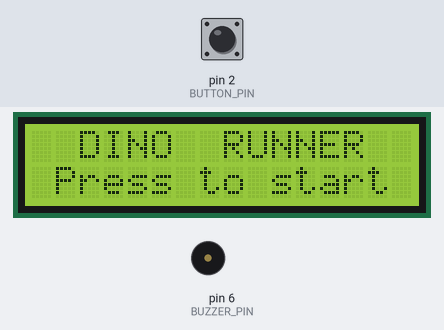
Simulated run of this sketch. Board: Arduino Nano, built with avr-gcc and run on an emulated ATmega328P. Parts: 16×2 character LCD, buzzer (waves = sounding). Inputs (shaded band) come from the test bench; at power-on: pin 2 (BUTTON_PIN) HIGH. Random numbers use the default seed unless the sketch sets one.

Above: at 4.3 s.
4.4 s: pin 2 (BUTTON_PIN) pulled LOW for 0.15 s
At 4.8 s:
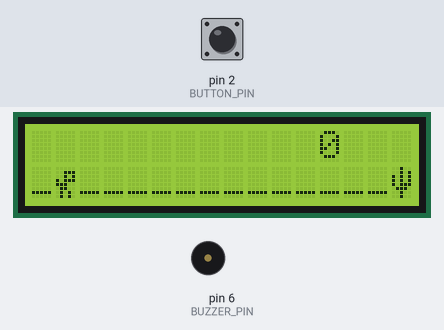
7.4 s: pin 2 (BUTTON_PIN) pulled LOW for 1 s
At 7.68 s:
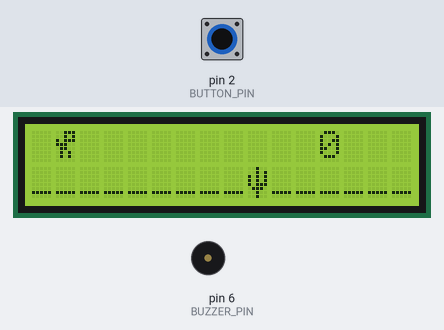
10.4 s: pin 2 (BUTTON_PIN) pulled LOW for 0.15 s
At 11.3 s:
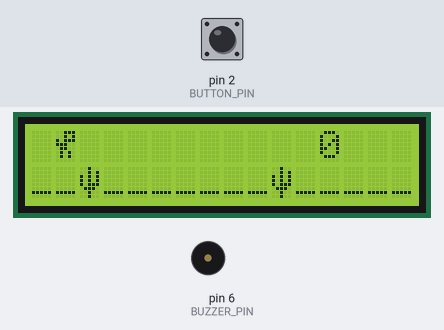
13.5 s: pin 2 (BUTTON_PIN) pulled LOW for 3.2 s
At 14.4 s:
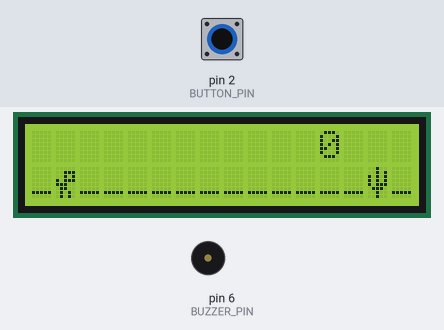
19.7 s: pin 2 (BUTTON_PIN) pulled LOW for 0.15 s
At 20.79 s:
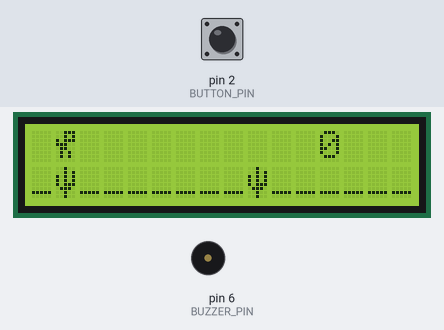
22.8 s: pin 2 (BUTTON_PIN) pulled LOW for 1 s
At 23.4 s:
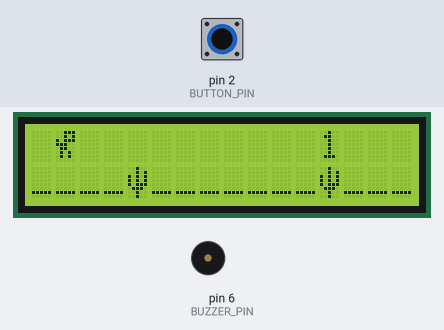
Timing chart, 0 to 27.0 s (numbered marks = the images above; inputs shaded):
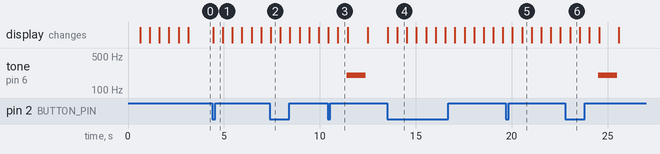

Measured:
- after the input at 4.4 s, the display: changes at once (image 1)
- after the input at 13.5 s, the display: first changes at once (image 4 shows a later state)
- what the display in image 2 shows lasts 0.5 s, from 7.4 s to 7.9 s

The sketch:

dino_game.ino
```cpp
// Chrome Dino Game for Arduino Nano with 16x2 I2C LCD
// Button on D2, Buzzer on D6, LCD on A4(SDA) and A5(SCL)
// Jump over cacti to survive!

#include <Wire.h>
#include <LiquidCrystal_I2C.h>

// LCD I2C address (usually 0x27 or 0x3F)
LiquidCrystal_I2C lcd(0x27, 16, 2);

// Pin definitions
const int BUTTON_PIN = 2;
const int BUZZER_PIN = 6;

// Game variables
int dinoRow = 1;          // Dino position (0 = jumping, 1 = ground)
int dinoCol = 1;          // Dino column (fixed)
bool isJumping = false;
int jumpCounter = 0;
const int JUMP_DURATION = 3; // How long dino stays in air

// Obstacle variables
int obstacle1Pos = 16;    // First obstacle position
int obstacle2Pos = 24;    // Second obstacle position
int obstacle3Pos = 32;    // Third obstacle position
const int OBSTACLE_SPEED = 1;

// Game state
int score = 0;
int gameSpeed = 500;      // Game update interval (gets faster)
bool gameOver = false;
bool gameStarted = false;
unsigned long lastUpdate = 0;
bool buttonPressed = false;
bool lastButtonState = false;

// Custom characters
byte dino[8] = {
  B00000,
  B00111,
  B00101,
  B10111,
  B11100,
  B01100,
  B01010,
  B01010
};

byte dinoJump[8] = {
  B00111,
  B00101,
  B10111,
  B11100,
  B01100,
  B01010,
  B01010,
  B00000
};

byte cactus[8] = {
  B00100,
  B00101,
  B10101,
  B10101,
  B10111,
  B01110,
  B00100,
  B00100
};

byte ground[8] = {
  B00000,
  B00000,
  B00000,
  B00000,
  B00000,
  B00000,
  B11111,
  B00000
};

void setup() {
  Serial.begin(9600);

  // Setup I2C LCD
  lcd.init();
  lcd.backlight();

  // Create custom characters
  lcd.createChar(0, dino);      // Running dino
  lcd.createChar(1, dinoJump);  // Jumping dino
  lcd.createChar(2, cactus);    // Cactus obstacle
  lcd.createChar(3, ground);    // Ground line

  // Setup pins
  pinMode(BUTTON_PIN, INPUT_PULLUP);
  pinMode(BUZZER_PIN, OUTPUT);

  // Show start screen
  showStartScreen();

  // Initialize random seed
  randomSeed(analogRead(0));
}

void loop() {
  unsigned long currentTime = millis();

  // Read button with debouncing
  bool currentButtonState = !digitalRead(BUTTON_PIN);
  if (currentButtonState && !lastButtonState) {
    buttonPressed = true;
  }
  lastButtonState = currentButtonState;

  if (!gameStarted) {
    if (buttonPressed) {
      startGame();
      buttonPressed = false;
    }
    return;
  }

  if (gameOver) {
    if (buttonPressed) {
      resetGame();
      buttonPressed = false;
    }
    return;
  }

  // Update game
  if (currentTime - lastUpdate >= gameSpeed) {
    updateGame();
    drawGame();
    lastUpdate = currentTime;
  }
}

void startGame() {
  gameStarted = true;
  gameOver = false;
  dinoRow = 1;
  isJumping = false;
  jumpCounter = 0;
  obstacle1Pos = 16;
  obstacle2Pos = 24;
  obstacle3Pos = 32;
  score = 0;
  gameSpeed = 500;
}

void resetGame() {
  startGame();
}

void updateGame() {
  // Handle dino jump
  if (buttonPressed && !isJumping) {
    isJumping = true;
    jumpCounter = JUMP_DURATION;
    dinoRow = 0;  // Move to top row
    buttonPressed = false;
  }

  // Handle jump physics
  if (isJumping) {
    jumpCounter--;
    if (jumpCounter <= 0) {
      isJumping = false;
      dinoRow = 1;  // Back to ground
    }
  }

  // Move obstacles
  obstacle1Pos -= OBSTACLE_SPEED;
  obstacle2Pos -= OBSTACLE_SPEED;
  obstacle3Pos -= OBSTACLE_SPEED;

  // Reset obstacles when they go off screen
  if (obstacle1Pos < 0) {
    obstacle1Pos = 16 + random(8, 16);
    score++;
    increaseSpeed();
  }

  if (obstacle2Pos < 0) {
    obstacle2Pos = 16 + random(8, 16);
    score++;
    increaseSpeed();
  }

  if (obstacle3Pos < 0) {
    obstacle3Pos = 16 + random(8, 16);
    score++;
    increaseSpeed();
  }

  // Check collisions
  checkCollisions();
}

void checkCollisions() {
  // Check collision with each obstacle
  if ((obstacle1Pos == dinoCol && dinoRow == 1) ||
      (obstacle2Pos == dinoCol && dinoRow == 1) ||
      (obstacle3Pos == dinoCol && dinoRow == 1)) {
    gameOver = true;
    playTone(200, 1000);  // Game over sound
  }
}

void increaseSpeed() {
  // Increase game speed every few points
  if (score % 3 == 0 && gameSpeed > 150) {
    gameSpeed -= 20;  // Make game faster
  }
}

void drawGame() {
  lcd.clear();

  // Draw ground line on bottom row
  for (int i = 0; i < 16; i++) {
    lcd.setCursor(i, 1);
    lcd.write(3);  // Ground character
  }

  // Draw dino
  lcd.setCursor(dinoCol, dinoRow);
  if (isJumping) {
    lcd.write(1);  // Jumping dino
  } else {
    lcd.write(0);  // Running dino
  }

  // Draw obstacles
  if (obstacle1Pos >= 0 && obstacle1Pos < 16) {
    lcd.setCursor(obstacle1Pos, 1);
    lcd.write(2);  // Cactus
  }

  if (obstacle2Pos >= 0 && obstacle2Pos < 16) {
    lcd.setCursor(obstacle2Pos, 1);
    lcd.write(2);  // Cactus
  }

  if (obstacle3Pos >= 0 && obstacle3Pos < 16) {
    lcd.setCursor(obstacle3Pos, 1);
    lcd.write(2);  // Cactus
  }

  // Draw score
  lcd.setCursor(12, 0);
  lcd.print(score);

  // Draw game over message
  if (gameOver) {
    lcd.setCursor(0, 0);
    lcd.print("GAME OVER!      ");
    delay(1000);
    lcd.setCursor(0, 0);
    lcd.print("Score: ");
    lcd.print(score);
    lcd.print("        ");
    lcd.setCursor(0, 1);
    lcd.print("Press to restart");
  }
}

void showStartScreen() {
  lcd.clear();
  lcd.setCursor(0, 0);
  lcd.print("  DINO  RUNNER  ");
  lcd.setCursor(0, 1);
  lcd.print(" Press to start ");

  // Animate the dino
  for (int i = 0; i < 3; i++) {
    delay(500);
    lcd.setCursor(6, 1);
    lcd.write(0);  // Show dino
    delay(500);
    lcd.setCursor(6, 1);
    lcd.print(" ");  // Hide dino
  }
}

void playTone(int frequency, int duration) {
  tone(BUZZER_PIN, frequency, duration);
}
```
